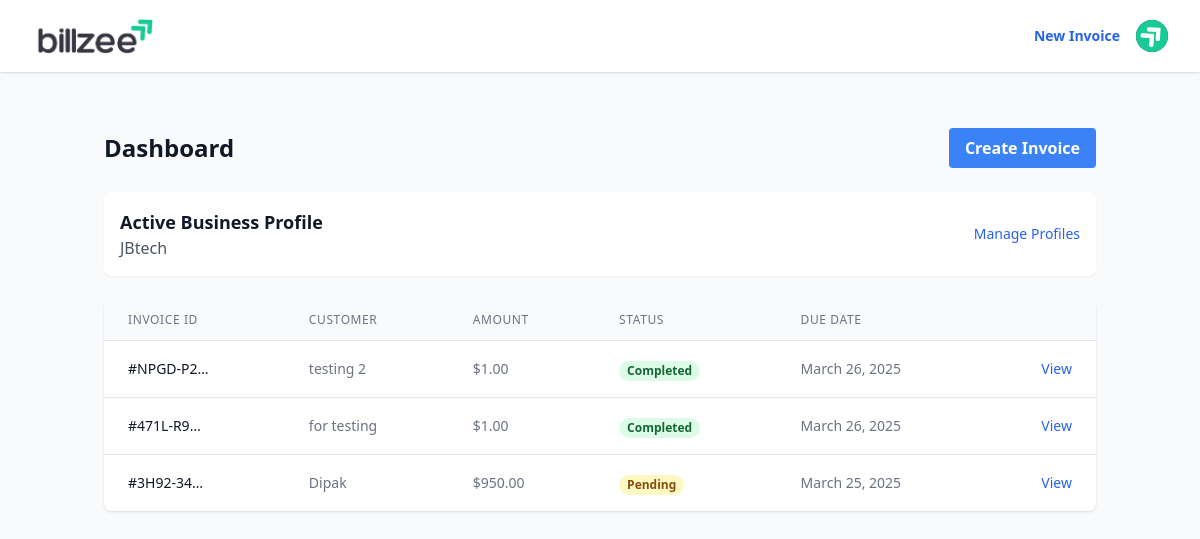
The app's page /invoices/dashboard/ (signed in) with its own data.
### users/models.py (models this page shows, shortened)
class Profile(models.Model):
    user = models.ForeignKey(CustomUser, on_delete=models.CASCADE, related_name='profiles')
    is_active = models.BooleanField(default=False)
    company_name = models.CharField(max_length=100)
    company_email = models.EmailField()
    password = models.CharField(max_length=128, default='')
    phone_number = models.CharField(max_length=20)
    address = models.TextField()
    created_at = models.DateTimeField(auto_now_add=True)
    updated_at = models.DateTimeField(auto_now=True)
    class Meta:
        constraints = [
            models.UniqueConstraint(
                fields=['user', 'is_active'],
                condition=models.Q(is_active=True),
                name='unique_active_profile'
            )
        ]

### invoices/models.py (models this page shows, shortened)
class Invoice(models.Model):
    STATUS_CHOICES = [
        ('pending', 'Pending'),
        ('completed', 'Completed'),
        ('canceled', 'Canceled'),
    ]
    invoice_id = models.CharField(max_length=19, editable=False, unique=True)
    user = models.ForeignKey(settings.AUTH_USER_MODEL, on_delete=models.CASCADE)
    profile = models.ForeignKey(Profile, on_delete=models.PROTECT, related_name='invoices', null=True, blank=True)
    customer_name = models.CharField(max_length=100)
    customer_email = models.EmailField()
    billing_date = models.DateField(default=timezone.now)
    due_date = models.DateField()
    status = models.CharField(max_length=20, choices=STATUS_CHOICES, default='pending')
    notes = models.TextField(blank=True)
    created_at = models.DateTimeField(auto_now_add=True)
    updated_at = models.DateTimeField(auto_now=True)
    total_amount = models.DecimalField(max_digits=10, decimal_places=2, default=0)
    is_sent = models.BooleanField(default=False, help_text='Indicates if the invoice has been sent to the customer')

### invoices/views.py (the view)
# urls.py: path('', RedirectView.as_view(url='/invoices/dashboard/')),
@login_required
def dashboard(request):
    active_profile = Profile.objects.filter(user=request.user, is_active=True).first()
    if active_profile:
        invoices = Invoice.objects.filter(profile=active_profile).order_by('-created_at')
    else:
        invoices = Invoice.objects.none()
    return render(request, 'invoices/dashboard.html', {
        'invoices': invoices,
        'active_profile': active_profile,
        'title': 'Dashboard'
    })

### templates/invoices/dashboard.html (shortened to what this page needs)
{% extends 'base.html' %}
{% load static %}
{% block content %}
<div class="container mx-auto px-4 py-8">
    <div class="flex justify-between items-center mb-6">
        <h1 class="text-2xl font-bold text-gray-900">Dashboard</h1>
        {% if active_profile %}
        <a href="{% url 'invoices:create' %}" class="bg-blue-500 hover:bg-blue-600 text-white font-semibold py-2 px-4 rounded">
            Create Invoice
        </a>
        {% endif %}
    </div>
    {% if active_profile %}
    <div class="bg-white rounded-lg shadow-sm p-4 mb-6">
        <div class="flex items-center justify-between">
            <div>
                <h2 class="text-lg font-semibold text-gray-900">Active Business Profile</h2>
                <p class="text-gray-600">{{ active_profile.company_name }}</p>
            </div>
            <a href="{% url 'users:profile_list' %}" class="text-blue-600 hover:text-blue-800 text-sm">
                Manage Profiles
            </a>
        </div>
    </div>
    {% endif %}
    {% if invoices %}
    <div class="bg-white rounded-lg shadow overflow-hidden">
        <table class="min-w-full divide-y divide-gray-200">
            <thead class="bg-gray-50">
                <tr>
                    <th scope="col" class="px-6 py-3 text-left text-xs font-medium text-gray-500 uppercase tracking-wider">
                        Invoice ID
                    </th>
                    <th scope="col" class="px-6 py-3 text-left text-xs font-medium text-gray-500 uppercase tracking-wider">
                        Customer
                    </th>
                    <th scope="col" class="px-6 py-3 text-left text-xs font-medium text-gray-500 uppercase tracking-wider">
                        Amount
                    </th>
                    <th scope="col" class="px-6 py-3 text-left text-xs font-medium text-gray-500 uppercase tracking-wider">
                        Status
                    </th>
                    <th scope="col" class="px-6 py-3 text-left text-xs font-medium text-gray-500 uppercase tracking-wider">
                        Due Date
                    </th>
                    <th scope="col" class="relative px-6 py-3">
                    </th>
                </tr>
            </thead>
            <tbody class="bg-white divide-y divide-gray-200">
                {% for invoice in invoices %}
                <tr>
                    <td class="px-6 py-4 whitespace-nowrap text-sm font-medium text-gray-900">
                        #{{ invoice.invoice_id|truncatechars:8 }}
                    </td>
                    <td class="px-6 py-4 whitespace-nowrap text-sm text-gray-500">
                        {{ invoice.customer_name }}
                    </td>
                    <td class="px-6 py-4 whitespace-nowrap text-sm text-gray-500">
                        ${{ invoice.total_amount }}
                    </td>
                    <td class="px-6 py-4 whitespace-nowrap">
                        <span class="px-2 inline-flex text-xs leading-5 font-semibold rounded-full
                            {% if invoice.status == 'completed' %}
                                bg-green-100 text-green-800
                            {% elif invoice.status == 'pending' %}
                                bg-yellow-100 text-yellow-800
                            {% else %}
                                bg-red-100 text-red-800
                            {% endif %}">
                            {{ invoice.status|title }}
                        </span>
                    </td>
                    <td class="px-6 py-4 whitespace-nowrap text-sm text-gray-500">
                        {{ invoice.due_date }}
                    </td>
                    <td class="px-6 py-4 whitespace-nowrap text-right text-sm font-medium">
                        <a href="{% url 'invoices:detail' invoice.pk %}" class="text-blue-600 hover:text-blue-900">View</a>
                    </td>
                </tr>
                {% endfor %}
            </tbody>
        </table>
    </div>
    {% endif %}
</div>
{% endblock %}

### records on screen
Profile: company_name "JBtech"
Invoice: invoice_id "NPGD-P2…", customer_name "testing 2", total_amount "1.00", status "Completed", due_date "March 26, 2025"
Invoice: invoice_id "471L-R9…", customer_name "for testing", total_amount "1.00", status "Completed", due_date "March 26, 2025"
Invoice: invoice_id "3H92-34…", customer_name "Dipak", total_amount "950.00", status "Pending", due_date "March 25, 2025"
